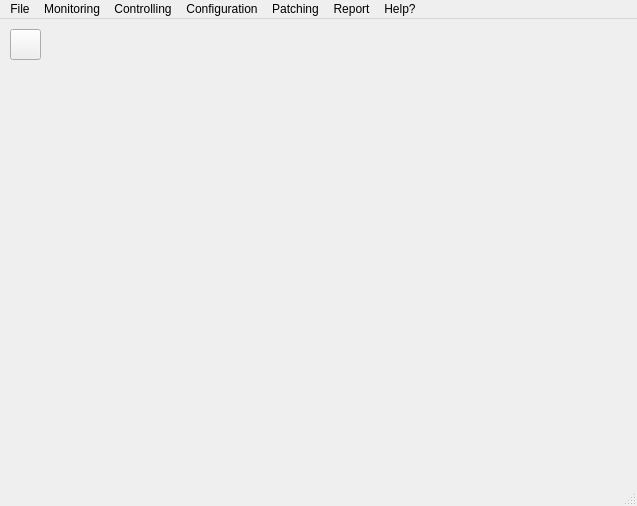
<?xml version="1.0" encoding="UTF-8"?>
<ui version="4.0">
 <class>mainLayout</class>
 <widget class="QMainWindow" name="mainLayout">
  <property name="enabled">
   <bool>true</bool>
  </property>
  <property name="geometry">
   <rect>
    <x>0</x>
    <y>0</y>
    <width>637</width>
    <height>506</height>
   </rect>
  </property>
  <property name="windowTitle">
   <string>Server Monitoring &amp; Maintenance Tools</string>
  </property>
  <property name="windowIcon">
   <iconset>
    <normaloff>icon.png</normaloff>icon.png</iconset>
  </property>
  <widget class="QWidget" name="centralwidget">
   <widget class="QPushButton" name="pushButton">
    <property name="geometry">
     <rect>
      <x>10</x>
      <y>10</y>
      <width>31</width>
      <height>31</height>
     </rect>
    </property>
    <property name="text">
     <string/>
    </property>
    <property name="icon">
     <iconset>
      <normaloff>images/logout.jpg</normaloff>images/logout.jpg</iconset>
    </property>
    <property name="iconSize">
     <size>
      <width>30</width>
      <height>30</height>
     </size>
    </property>
   </widget>
  </widget>
  <widget class="QMenuBar" name="menubar">
   <property name="geometry">
    <rect>
     <x>0</x>
     <y>0</y>
     <width>637</width>
     <height>21</height>
    </rect>
   </property>
   <widget class="QMenu" name="menuFile">
    <property name="title">
     <string>File</string>
    </property>
    <addaction name="actionLogin"/>
    <addaction name="actionLogout"/>
   </widget>
   <widget class="QMenu" name="menuMonitoring">
    <property name="title">
     <string>Monitoring</string>
    </property>
    <addaction name="actionServer"/>
    <addaction name="actionMemcached_Server"/>
    <addaction name="actionMisc"/>
    <addaction name="cmdExeMenu"/>
   </widget>
   <widget class="QMenu" name="menuControlling">
    <property name="title">
     <string>Controlling</string>
    </property>
    <addaction name="actionApplication_Server"/>
    <addaction name="actionMemcached_Server_2"/>
    <addaction name="actionMisc_2"/>
   </widget>
   <widget class="QMenu" name="menuConfiguration">
    <property name="title">
     <string>Configuration</string>
    </property>
    <addaction name="actionServer_Config"/>
    <addaction name="actionOthers"/>
   </widget>
   <widget class="QMenu" name="menuPatching">
    <property name="title">
     <string>Patching</string>
    </property>
    <addaction name="actionServer_2"/>
    <addaction name="actionApplication"/>
   </widget>
   <widget class="QMenu" name="menuHelp">
    <property name="title">
     <string>Help?</string>
    </property>
   </widget>
   <widget class="QMenu" name="menuUser_Mgt">
    <property name="title">
     <string>Report</string>
    </property>
    <addaction name="phServerInfo"/>
    <addaction name="usrInfo"/>
   </widget>
   <addaction name="menuFile"/>
   <addaction name="menuMonitoring"/>
   <addaction name="menuControlling"/>
   <addaction name="menuConfiguration"/>
   <addaction name="menuPatching"/>
   <addaction name="menuUser_Mgt"/>
   <addaction name="menuHelp"/>
  </widget>
  <widget class="QStatusBar" name="statusbar"/>
  <action name="actionLogin">
   <property name="text">
    <string>Login</string>
   </property>
  </action>
  <action name="actionLogout">
   <property name="checkable">
    <bool>true</bool>
   </property>
   <property name="text">
    <string>Logout</string>
   </property>
   <property name="shortcut">
    <string>Ctrl+X</string>
   </property>
  </action>
  <action name="actionServer">
   <property name="text">
    <string>Application Server</string>
   </property>
  </action>
  <action name="actionMemcached_Server">
   <property name="text">
    <string>Memcached Server</string>
   </property>
  </action>
  <action name="actionMisc">
   <property name="text">
    <string>Misc</string>
   </property>
  </action>
  <action name="actionApplication_Server">
   <property name="text">
    <string>Application Server</string>
   </property>
  </action>
  <action name="actionMemcached_Server_2">
   <property name="text">
    <string>Memcached Server</string>
   </property>
  </action>
  <action name="actionMisc_2">
   <property name="text">
    <string>Misc</string>
   </property>
  </action>
  <action name="actionServer_Config">
   <property name="text">
    <string>Server Config</string>
   </property>
  </action>
  <action name="actionOthers">
   <property name="text">
    <string>Others</string>
   </property>
  </action>
  <action name="actionServer_2">
   <property name="text">
    <string>Server</string>
   </property>
  </action>
  <action name="actionApplication">
   <property name="text">
    <string>Application</string>
   </property>
  </action>
  <action name="cmdExeMenu">
   <property name="text">
    <string>Command Execute</string>
   </property>
  </action>
  <action name="phServerInfo">
   <property name="text">
    <string>Physical Server Info</string>
   </property>
  </action>
  <action name="usrInfo">
   <property name="text">
    <string>User Information</string>
   </property>
  </action>
 </widget>
 <resources/>
 <connections>
  <connection>
   <sender>actionLogout</sender>
   <signal>triggered()</signal>
   <receiver>mainLayout</receiver>
   <slot>close()</slot>
   <hints>
    <hint type="sourcelabel">
     <x>-1</x>
     <y>-1</y>
    </hint>
    <hint type="destinationlabel">
     <x>274</x>
     <y>224</y>
    </hint>
   </hints>
  </connection>
 </connections>
</ui>
